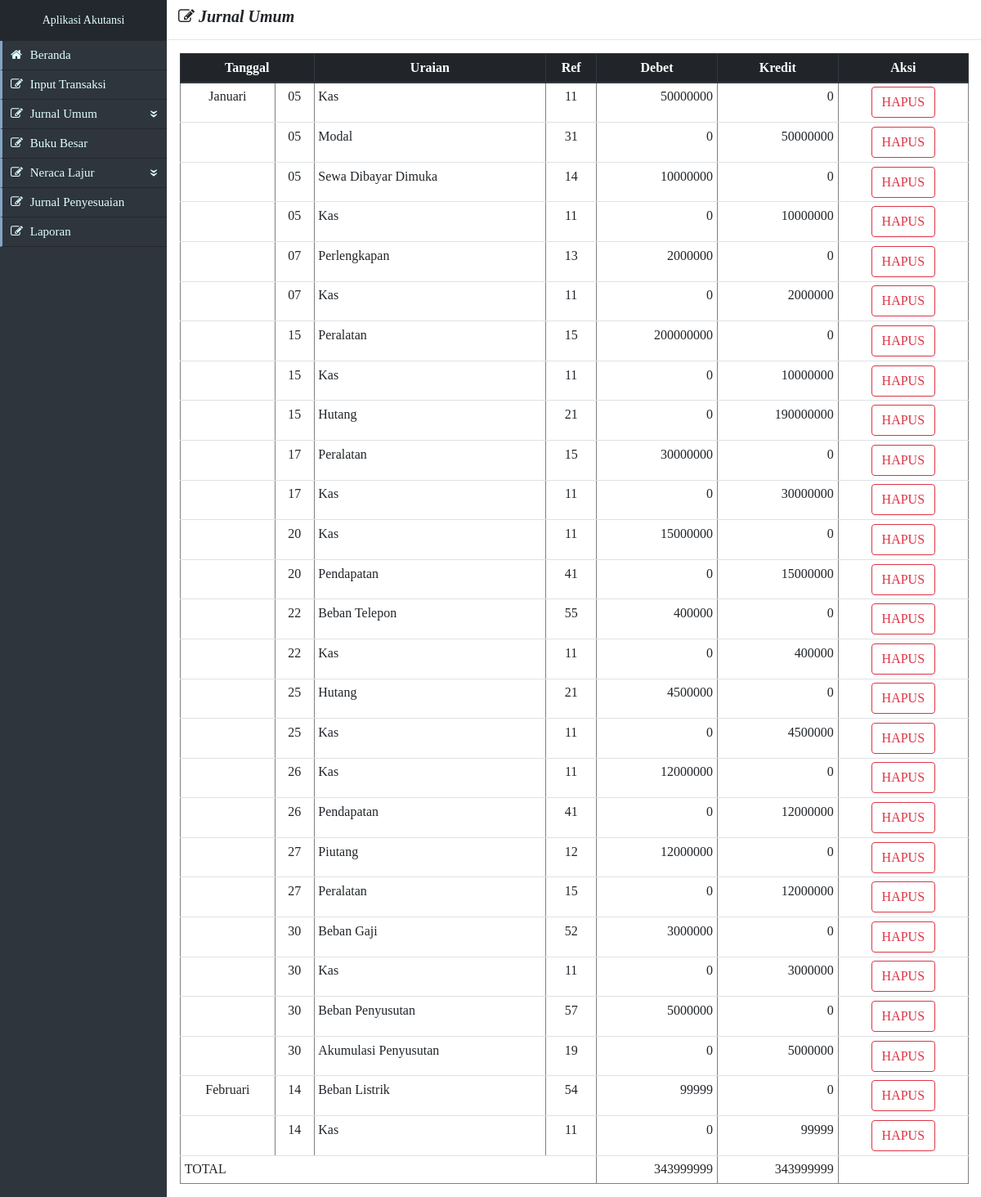
/public/jurnalUmum.php, run on the app's committed database.
### tables this page shows
CREATE TABLE `transaksi` (
  `no` int(10) NOT NULL,
  `kdTransaksi` int(50) DEFAULT NULL,
  `kdKhusus` varchar(100) DEFAULT NULL,
  `Tanggal` date DEFAULT NULL,
  `noRef` varchar(10) DEFAULT NULL,
  `debet` int(100) DEFAULT NULL,
  `kredit` int(100) DEFAULT NULL,
  `keterangan` varchar(100) DEFAULT NULL
);

CREATE TABLE `ketref` (
  `golAkun` varchar(50) DEFAULT NULL,
  `noRef` varchar(10) NOT NULL,
  `ketref` varchar(50) DEFAULT NULL,
  `kdUnik` varchar(50) DEFAULT NULL
);

### public/jurnalUmum.php (the view, shortened to what this page needs)
<?php include('../includes/templateAkutansi.php') ?>
		<div class="col-lg-10">
			<h5 class="ml-2 mt-2"><strong><i>&nbsp<span class="fa fa-pencil-square-o"></span> Jurnal Umum</i></strong></h5>
			<hr>
			<div class="container-fluid table-responsive">
				<table border="1" class="table table-sm">
					<thead class="thead-dark text-center">
						<tr>
							<th colspan="2">Tanggal</th>
							<th>Uraian</th>
							<th>Ref</th>
							<th>Debet</th>
							<th>Kredit</th>
							<th>Aksi</th>
						</tr>
					</thead>
				<?php
					$con = mysqli_connect("localhost","root","","akutansiauto");
			        if (mysqli_connect_errno()){
			            echo "Koneksi database gagal : " . mysqli_connect_error();
			        } else {
			        $query = mysqli_query($con,"select*from transaksi inner join ketref on ketref.noRef = transaksi.noRef order by tanggal,no, kdTransaksi");
			        $param=0;
					if(mysqli_num_rows($query)>0){
						while ($data=mysqli_fetch_array($query)) { ?>
							<tr>
								<td class="text-center">
									<?php
										$tanggal1=$data["Tanggal"];
										$bln=substr($tanggal1,5,2);
										if ($bln=='01' or $bln=='1' ) {
											$bulan='Januari';
										} elseif ($bln=='02' or $bln=='2' ) {
											$bulan='Februari';
										} elseif ($bln=='03' or $bln=='3' ) {
											$bulan='Maret';
										} elseif ($bln=='04' or $bln=='4' ) {
											$bulan='April';
										} elseif ($bln=='05' or $bln=='5' ) {
											$bulan='Mei';
										} elseif ($bln=='06' or $bln=='6' ) {
											$bulan='Juni';
										} elseif ($bln=='07' or $bln=='7' ) {
											$bulan='Juli';
										} elseif ($bln=='08' or $bln=='8' ) {
											$bulan='Agustus';
										} elseif ($bln=='09' or $bln=='9' ) {
											$bulan='September';
										} elseif ($bln=='10' or $bln=='10' ) {
											$bulan='Oktober';
										} elseif ($bln=='11' or $bln=='11' ) {
											$bulan='November';
										} elseif ($bln=='12' or $bln=='12' ) {
											$bulan='Desember';
										}
										if ($param!=$bln) {
											echo $bulan;
										}
										$param=$bln;
									?>
								</td>
								<td class="text-center">
									<?php
										$tanggal=substr($tanggal1,8,2);
										echo $tanggal;
									?>
								</td>
								<td><?php echo $data["ketref"]; ?></td>
								<td class="text-center"><?php echo $data["noRef"]; ?></td>
								<td class="text-right"><?php echo $data["debet"]; ?></td>
								<td class="text-right"><?php echo $data["kredit"]; ?></td>
								<td class="text-center"><a href="../src/controller.php?aksi=hapus&kd=<?php echo $data['no'];?>"><button type="button" class="btn btn-outline-danger">HAPUS</button></a></td>
							</tr>
							<?php
						}
					}
			    }
				?>
				<tr>
					<td colspan="4">TOTAL</td>
					<?php
							if (mysqli_connect_errno()){
								echo "Koneksi database gagal : " . mysqli_connect_error();
							} else {
							$query = mysqli_query($con,"select sum(debet), sum(kredit) from transaksi ");
							foreach($query as $key){ ?>
							<td class="text-right"><?php echo $key['sum(debet)']; ?></td>
							<td class="text-right"><?php echo $key['sum(kredit)']; ?></td>
							<td></td>
							<?php }
							}
						?>
				</tr>
				</table>
			</div>
		</div>
	</div>
</body>
</html>

### includes/templateAkutansi.php (shortened to what this page needs)
<!DOCTYPE html>
<html>
<head>
	<link rel="stylesheet" type="text/css" href="../assets/css/style.css">
	<link rel="stylesheet" type="text/css" href="../assets/css/bootstrap.css">
    <link rel="stylesheet" href="../assets/fa/css/font-awesome.css">
</head>
<body>
	<div class="row">
		<div class="col-lg-2">
			<div class="nav-side-menu">
				<div class="brand">Aplikasi Akutansi</div>
					<div class="menu-list">
						<ul id="menu-content" class="menu-content collapse out">
							<li>
								<a href="../"><i class="fa fa-home"></i> Beranda </a>
							</li>
							<li>
								<a href="input/"><i class="fa fa-pencil-square-o"></i> Input Transaksi</a>
							</li>
							<li data-toggle="collapse" data-target="#new1" class="collapsed">
								<a href="filter/jurnalUmum.php"><i class="fa fa-pencil-square-o"></i> Jurnal Umum <span class="arrow"></span></a>
							</li>
							<li>
								<a href="filter/bukuBesar.php"><i class="fa fa-pencil-square-o"></i> Buku Besar</a>
							</li>
							<li data-toggle="collapse" data-target="#new" class="collapsed">
								<a href="filter/neracaLajur.php"><i class="fa fa-pencil-square-o"></i> Neraca Lajur <span class="arrow"></span></a>
							</li>
							<li>
								<a href="filter/jurnalPenyesuaian.php"><i class="fa fa-pencil-square-o"></i> Jurnal Penyesuaian</a>
							</li>
							<li>
								<a href="filter/laporan.php"><i class="fa fa-pencil-square-o"></i> Laporan</a>
							</li>
						</ul>
				</div>
			</div>
		</div>

### assets/css/style.css (style rules this page uses)
* { margin: 0px;padding:0px;font-family: calibri; }
.nav-side-menu { overflow: hidden; font-family: verdana; font-size: 15px; font-weight: 200; background-color: #2e353d; position: fixed; top: 0px; padding-left: 0px; height: 100%; width: 17%; color: #e1ffff; }
.nav-side-menu .brand { background-color: #23282e; line-height: 50px; display: block; text-align: center; font-size: 14px; }
.nav-side-menu ul, .nav-side-menu li { list-style: none; padding: 0px; margin: 0px; line-height: 35px; cursor: pointer; }
.nav-side-menu li { padding-left: 0px; border-left: 3px solid #84a3c6; border-bottom: 1px solid #23282e; }
.nav-side-menu li a { text-decoration: none; color: #e1ffff; }
.nav-side-menu li a i { padding-left: 10px; width: 20px; padding-right: 20px; }
@media (min-width: 990px) { .nav-side-menu .menu-list .menu-content { display: block; } }
body { margin: 0px; padding: 0px; }

### data on the page
transaksi: Tanggal "Januari", Tanggal "05", noRef.ketref "Kas", noRef.noRef "11", debet "50000000", kredit "0"
transaksi: Tanggal "05", noRef.ketref "Modal", noRef.noRef "31", debet "0", kredit "50000000"
transaksi: Tanggal "05", noRef.ketref "Sewa Dibayar Dimuka", noRef.noRef "14", debet "10000000", kredit "0"
transaksi: Tanggal "05", noRef.ketref "Kas", noRef.noRef "11", debet "0", kredit "10000000"
transaksi: Tanggal "07", noRef.ketref "Perlengkapan", noRef.noRef "13", debet "2000000", kredit "0"
transaksi: Tanggal "07", noRef.ketref "Kas", noRef.noRef "11", debet "0", kredit "2000000"
transaksi: Tanggal "15", noRef.ketref "Peralatan", noRef.noRef "15", debet "200000000", kredit "0"
transaksi: Tanggal "15", noRef.ketref "Kas", noRef.noRef "11", debet "0", kredit "10000000"
transaksi: Tanggal "15", noRef.ketref "Hutang", noRef.noRef "21", debet "0", kredit "190000000"
transaksi: Tanggal "17", noRef.ketref "Peralatan", noRef.noRef "15", debet "30000000", kredit "0"
transaksi: Tanggal "17", noRef.ketref "Kas", noRef.noRef "11", debet "0", kredit "30000000"
transaksi: Tanggal "20", noRef.ketref "Kas", noRef.noRef "11", debet "15000000", kredit "0"
transaksi: Tanggal "20", noRef.ketref "Pendapatan", noRef.noRef "41", debet "0", kredit "15000000"
transaksi: Tanggal "22", noRef.ketref "Beban Telepon", noRef.noRef "55", debet "400000", kredit "0"
transaksi: Tanggal "22", noRef.ketref "Kas", noRef.noRef "11", debet "0", kredit "400000"
transaksi: Tanggal "25", noRef.ketref "Hutang", noRef.noRef "21", debet "4500000", kredit "0"
transaksi: Tanggal "25", noRef.ketref "Kas", noRef.noRef "11", debet "0", kredit "4500000"
transaksi: Tanggal "26", noRef.ketref "Kas", noRef.noRef "11", debet "12000000", kredit "0"
transaksi: Tanggal "26", noRef.ketref "Pendapatan", noRef.noRef "41", debet "0", kredit "12000000"
transaksi: Tanggal "27", noRef.ketref "Piutang", noRef.noRef "12", debet "12000000", kredit "0"
transaksi: Tanggal "27", noRef.ketref "Peralatan", noRef.noRef "15", debet "0", kredit "12000000"
transaksi: Tanggal "30", noRef.ketref "Beban Gaji", noRef.noRef "52", debet "3000000", kredit "0"
transaksi: Tanggal "30", noRef.ketref "Kas", noRef.noRef "11", debet "0", kredit "3000000"
transaksi: Tanggal "30", noRef.ketref "Beban Penyusutan", noRef.noRef "57", debet "5000000", kredit "0"
transaksi: Tanggal "30", noRef.ketref "Akumulasi Penyusutan", noRef.noRef "19", debet "0", kredit "5000000"
transaksi: Tanggal "Februari", Tanggal "14", noRef.ketref "Beban Listrik", noRef.noRef "54", debet "99999", kredit "0"
transaksi: Tanggal "14", noRef.ketref "Kas", noRef.noRef "11", debet "0", kredit "99999"

### other printed values
$key['sum(debet)'] "343999999"
$key['sum(kredit)'] "343999999"
